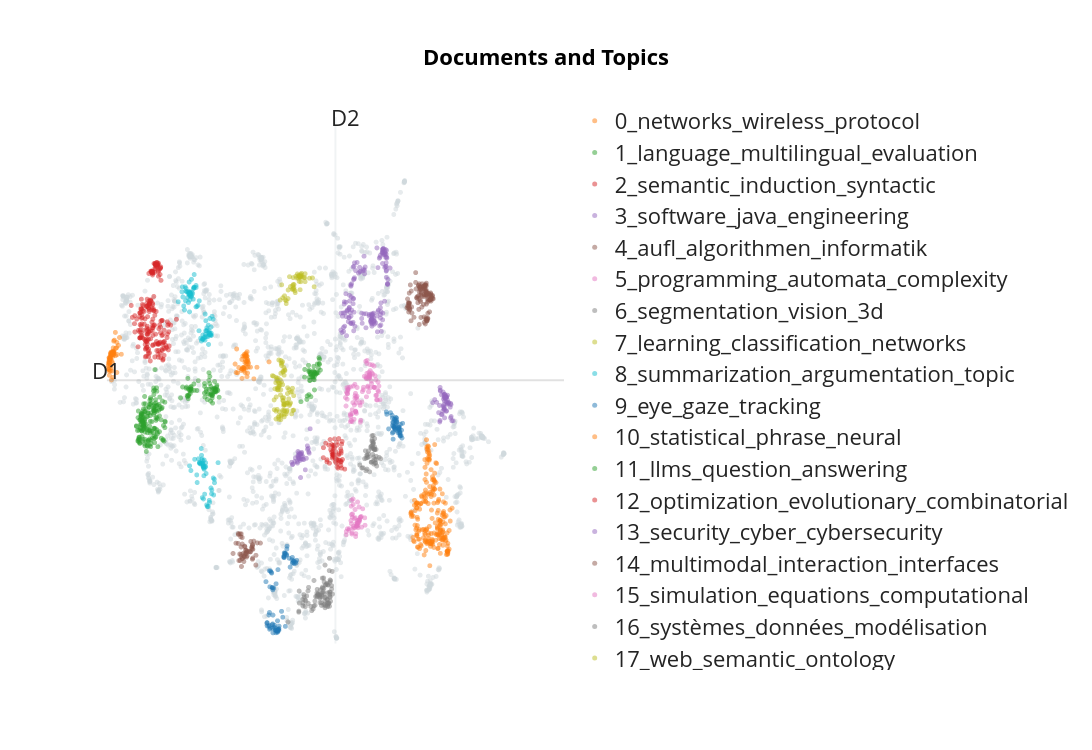

The notebook cell this image was saved under:
### Code cell
fig = topic_model.visualize_documents(only_titles, reduced_embeddings=reduced_embeddings, width=1200, hide_annotations=True ) 
fig.update_layout(font=dict(size=22))
